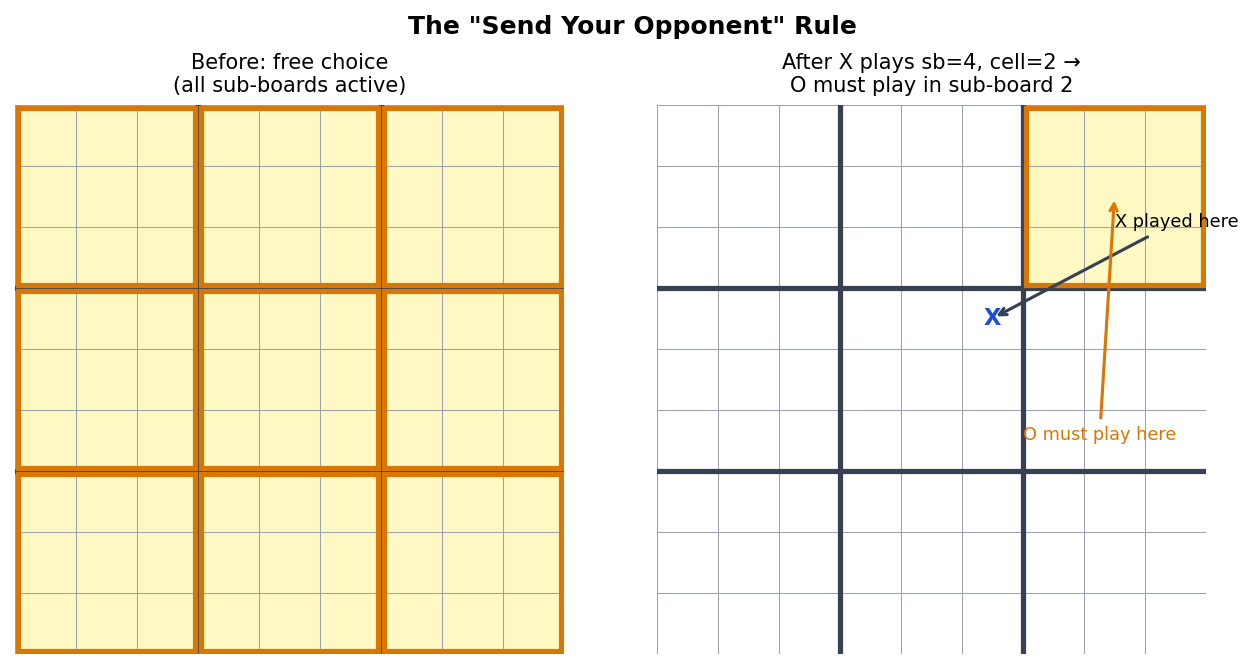
#> input picture substack/figures/fig2_send_rule.png, 1253 x 669 px
$ python smart_edit.py
#> lines starting #> are read from the running program, lines starting #| are printed output that depends on the picture; after the words box and inside, x2 and y2 are one past the last pixel; in counts of white or black regions, pixels touching at a corner belong together
import cv2
import numpy as np

img = cv2.imread('substack/figures/fig2_send_rule.png')
#> img is the input picture: shape (669, 1253, 3); mean B, G, R 216.7, 239.8, 245.7
if img is None:
    raise ValueError("Could not read image")

mask = np.zeros(img.shape[:2], dtype=np.uint8)

# 1. ROI 1: Blue 1
roi1 = img[290:330, 740:780]
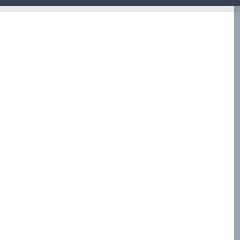
#> roi1: shape (40, 40, 3) (shown 6 times larger); mean B, G, R 248.2, 247.4, 247
# blue: B > 150, R < 100
blue_mask = ((roi1[:,:,0] > 150) & (roi1[:,:,2] < 100)).astype(np.uint8) * 255
#> blue_mask: shape (40, 40); every value is 0
mask[290:330, 740:780] = blue_mask
#> mask: shape (669, 1253); every value is 0

# 2. ROI 3: Orange 3
roi3 = img[135:185, 920:970]
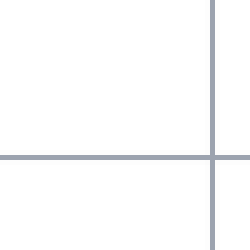
#> roi3: shape (50, 50, 3) (shown 5 times larger); mean B, G, R 251.7, 251.2, 250.9
# orange: B < 100, R > 200
orange_mask = ((roi3[:,:,0] < 100) & (roi3[:,:,2] > 200)).astype(np.uint8) * 255
#> orange_mask: shape (50, 50); every value is 0
mask[135:185, 920:970] = orange_mask

# 3. ROI 2: Text and Arrow (Dark gray)
y1, y2, x1, x2 = 240, 460, 765, 930
roi2 = img[y1:y2, x1:x2]
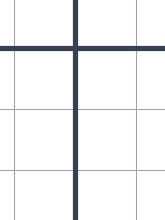
#> roi2: shape (220, 165, 3); mean B, G, R 243.8, 242.7, 242
gray = cv2.cvtColor(roi2, cv2.COLOR_BGR2GRAY)
dark_mask = (gray < 150).astype(np.uint8) * 255
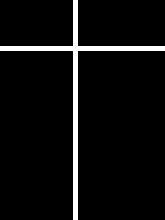
#> dark_mask: shape (220, 165); 5.2% white; 1 white region, box (x1, y1, x2, y2) and area: (0, 0, 165, 220) 1900

kernel_v = cv2.getStructuringElement(cv2.MORPH_RECT, (1, 30))
kernel_h = cv2.getStructuringElement(cv2.MORPH_RECT, (30, 1))

lines_v = cv2.morphologyEx(dark_mask, cv2.MORPH_OPEN, kernel_v)
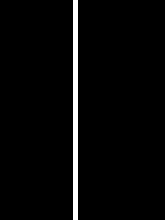
#> lines_v: shape (220, 165); 3% white; 1 white region, box (x1, y1, x2, y2) and area: (73, 0, 78, 220) 1100
lines_h = cv2.morphologyEx(dark_mask, cv2.MORPH_OPEN, kernel_h)
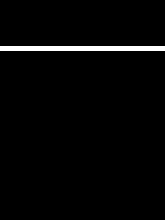
#> lines_h: shape (220, 165); 2.3% white; 1 white region, box (x1, y1, x2, y2) and area: (0, 46, 165, 51) 825
grid_mask = cv2.bitwise_or(lines_v, lines_h)

text_mask = cv2.bitwise_and(dark_mask, cv2.bitwise_not(grid_mask))
#> text_mask: shape (220, 165); every value is 0
mask[y1:y2, x1:x2] = text_mask

# Dilate mask slightly to handle anti-aliasing edges of the text/circles
kernel_dilate = cv2.getStructuringElement(cv2.MORPH_ELLIPSE, (5, 5))
mask_dilated = cv2.dilate(mask, kernel_dilate, iterations=1)

# Inpaint
result = cv2.inpaint(img, mask_dilated, 5, cv2.INPAINT_TELEA)

cv2.imwrite('substack/figures/fig2_send_rule_inpainted.png', result)
print("Saved fig2_send_rule_inpainted.png")
